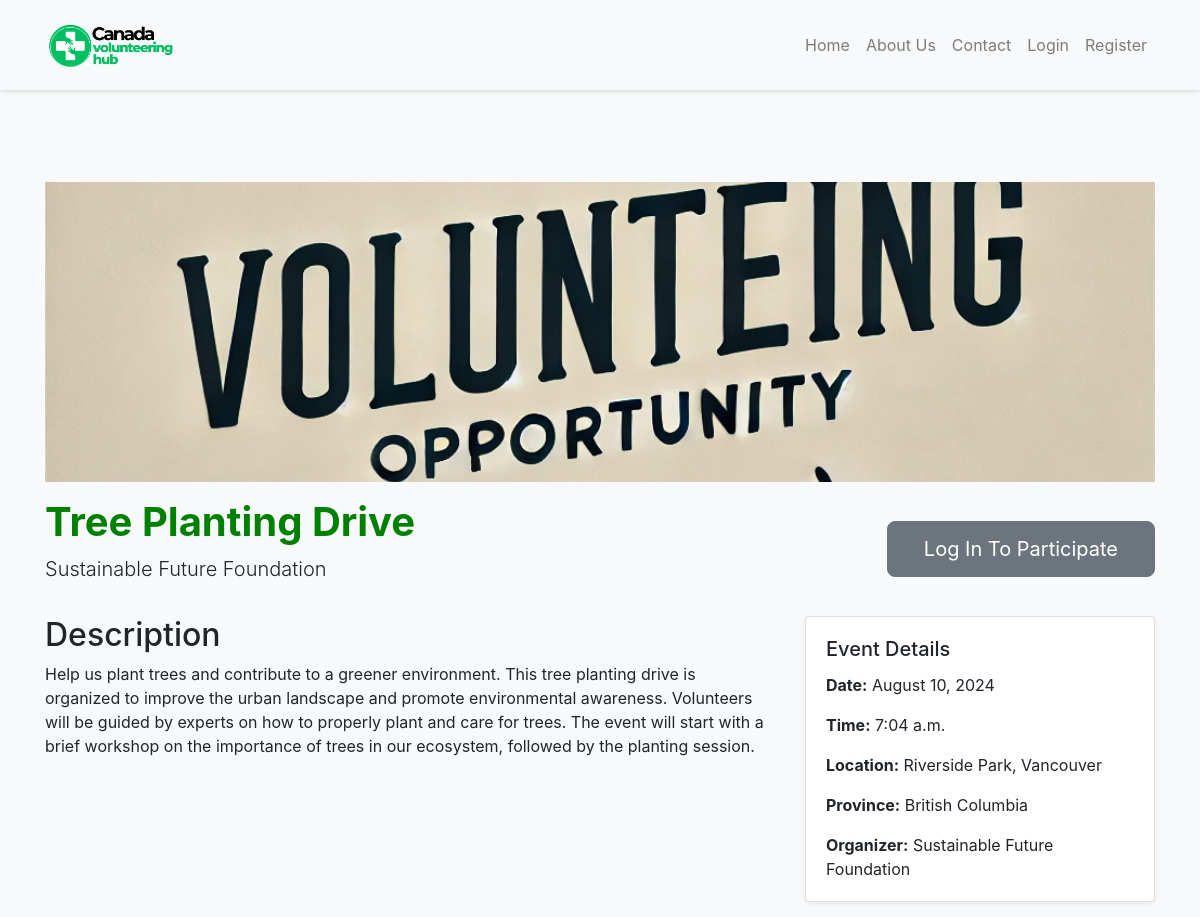
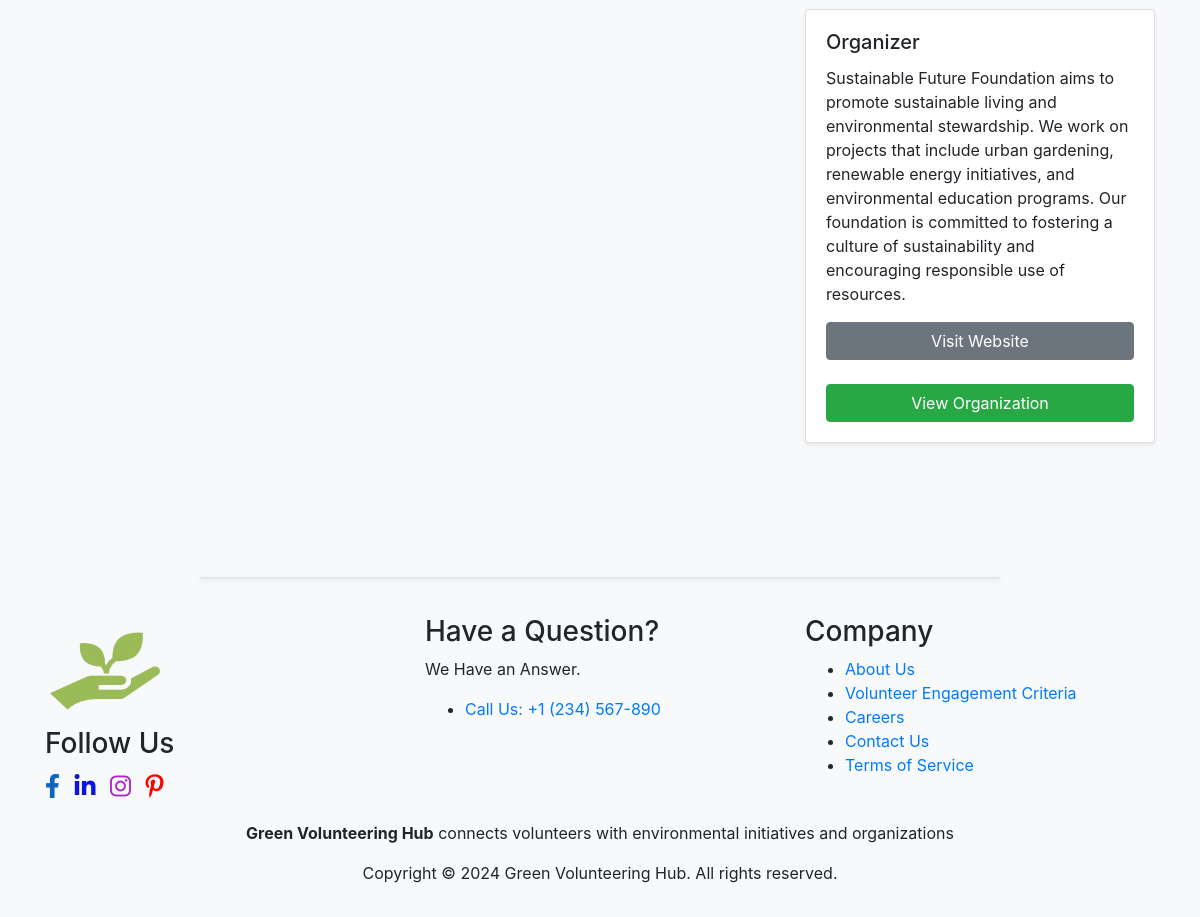
Page /opportunity/3/ on the committed database (2 pictures, top to bottom).
### main/models.py (models this page shows, shortened)
class VolunteerOpportunity(models.Model):
    PROVINCE_CHOICES = (
        ('AB', 'Alberta'),
        ('BC', 'British Columbia'),
        ('MB', 'Manitoba'),
        ('NB', 'New Brunswick'),
        ('NL', 'Newfoundland and Labrador'),
        ('NS', 'Nova Scotia'),
        ('ON', 'Ontario'),
        ('PE', 'Prince Edward Island'),
        ('QC', 'Quebec'),
        ('SK', 'Saskatchewan'),
        ('NT', 'Northwest Territories'),
        ('NU', 'Nunavut'),
        ('YT', 'Yukon'),
    )
    title = models.CharField(max_length=200)
    description = models.TextField()
    date = models.DateTimeField()
    location = models.CharField(max_length=200)
    province = models.CharField(max_length=2, choices=PROVINCE_CHOICES, default='ON')
    additional_info = models.TextField(blank=True, null=True)
    image = models.ImageField(upload_to='opportunity_images/', blank=True, null=True)
    organization = models.ForeignKey(Organization, on_delete=models.CASCADE)
    participants = models.ManyToManyField(User, related_name='participated_opportunities')

class Organization(models.Model):
    user = models.OneToOneField(User, on_delete=models.CASCADE, related_name='organization')
    name = models.CharField(max_length=255)
    description = models.TextField()
    website = models.URLField(max_length=200, default='http://example.com')
    contact_email = models.EmailField()

### main/views.py (the view)
# urls.py: path('opportunity/<int:pk>/', views.opportunity_detail, name='opportunity_detail'),
def opportunity_detail(request, pk):
    opportunity = get_object_or_404(VolunteerOpportunity, pk=pk)
    already_participating = request.user in opportunity.participants.all() if request.user.is_authenticated else False
    is_organization_user = hasattr(request.user, 'profile') and request.user.profile.is_organization
    is_event_creator = is_organization_user and request.user.organization == opportunity.organization
    if request.method == "POST" and request.user.is_authenticated and not is_organization_user:
        if not already_participating:
            opportunity.participants.add(request.user)
            return JsonResponse({'status': 'success', 'message': 'You have successfully registered!'})
        else:
            return JsonResponse({'status': 'already_registered', 'message': 'You are already registered!'})
    return render(request, 'main/opportunity_detail.html', {
        'opportunity': opportunity,
        'already_participating': already_participating,
        'is_organization_user': is_organization_user,
        'is_event_creator': is_event_creator,
    })

### main/templates/main/opportunity_detail.html
{% extends 'main/base.html' %}
{% load static %}
{% block content %}
<div class="container mt-5">
    <div class="event-image" style="background-image: url('{% if opportunity.image %}{{ opportunity.image.url }}{% else %}{% static 'images/default.jpg' %}{% endif %}'); height: 300px; background-size: cover; background-position: center;">
    </div>
    <div class="event-details mt-3 d-flex justify-content-between align-items-center">
        <div>
            <h1 class="event-title" style="color: green; font-weight: bold;">{{ opportunity.title }}</h1>
            <p class="lead">{{ opportunity.organization.name }}</p>
        </div>
        {% if user.is_authenticated %}
            {% if is_event_creator %}
                <div>
                    <a href="{% url 'edit_event' opportunity.pk %}" class="btn btn-primary btn-lg">Edit</a>
                    <a href="{% url 'delete_event' opportunity.pk %}" class="btn btn-danger btn-lg">Delete</a>
                </div>
            {% elif not is_organization_user %}
                <form action="{% url 'participate' opportunity.pk %}" method="post">
                    {% csrf_token %}
                    {% if already_participating %}
                    <button class="btn btn-secondary btn-lg" type="button" disabled="disabled">Already Registered</button>
                    {% else %}
                    <button class="btn btn-primary btn-lg" type="submit">Participate</button>
                    {% endif %}
                </form>
            {% endif %}
        {% else %}
            <a href="{% url 'login' %}" class="btn btn-secondary btn-lg btn-green">Log In To Participate</a>
        {% endif %}
    </div>
    <div class="row mt-3">
        <div class="col-md-8">
            <h2>Description</h2>
            <p>{{ opportunity.description }}</p>
        </div>
        <div class="col-md-4">
            <div class="card mb-4 shadow-sm">
                <div class="card-body">
                    <h5 class="card-title">Event Details</h5>
                    <p class="card-text"><strong>Date:</strong> {{ opportunity.date|date:"F j, Y" }}</p>
                    <p class="card-text"><strong>Time:</strong> {{ opportunity.date|date:"g:i a" }}</p>
                    <p class="card-text"><strong>Location:</strong> {{ opportunity.location }}</p>
                    <p class="card-text"><strong>Province:</strong> {{ opportunity.get_province_display }}</p>
                    <p class="card-text"><strong>Organizer:</strong> {{ opportunity.organization.name }}</p>
                </div>
            </div>
            <div class="card mb-4 shadow-sm">
                <div class="card-body">
                    <h5 class="card-title">Organizer</h5>
                    <p class="card-text">{{ opportunity.organization.description }}</p>
                    <a href="{{ opportunity.organization.website }}" class="btn btn-secondary mb-4">Visit Website</a>
                    <a href="{% url 'organization_detail' opportunity.organization.pk %}" class="btn btn-primary">View Organization</a>
                </div>
            </div>
        </div>
    </div>
</div>
{% endblock %}

### main/static/css/styles.css (style rules this page uses)
body { background-color: #f8f9fa; height: 100%; margin: 0; display: flex; flex-direction: column; min-height: 100vh; }
.card-body { display: flex; flex-direction: column; border:none; }
.card-body .card-title { font-size: 1.25rem; margin-bottom: 0.75rem; }
.card-body .card-text { flex-grow: 1; }
.card-body .btn { margin-top: auto; }
.btn-primary { background-color: #28a745; border-color: #28a745; }
.btn-secondary { background-color: #6c757d; border-color: #6c757d; }
h1 { color: olivedrab; }
.btn-lg { padding: 0.75rem 2.25rem; font-size: 1.25rem; line-height: 1.5; border-radius: 0.5rem; }

### rows in the picture
VolunteerOpportunity: title "Tree Planting Drive", organization.name "Sustainable Future Foundation", description "Help us plant trees and contribute to a greener environment. This tree planting drive is organized to improve the urban landscape and promote environmental awareness. Volunteers will be guided by experts on how to properly plant and care for trees. The event will start with a brief workshop on the importance of trees in our ecosystem, followed by the planting session.", date "August 10, 2024", date "7:04 a.m.", location "Riverside Park, Vancouver", province "British Columbia", organization.description "Sustainable Future Foundation aims to promote sustainable living and environmental stewardship. We work on projects that include urban gardening, renewable energy initiatives, and environmental education programs. Our foundation is committed to fostering a culture of sustainability and encouraging responsible use of resources."
